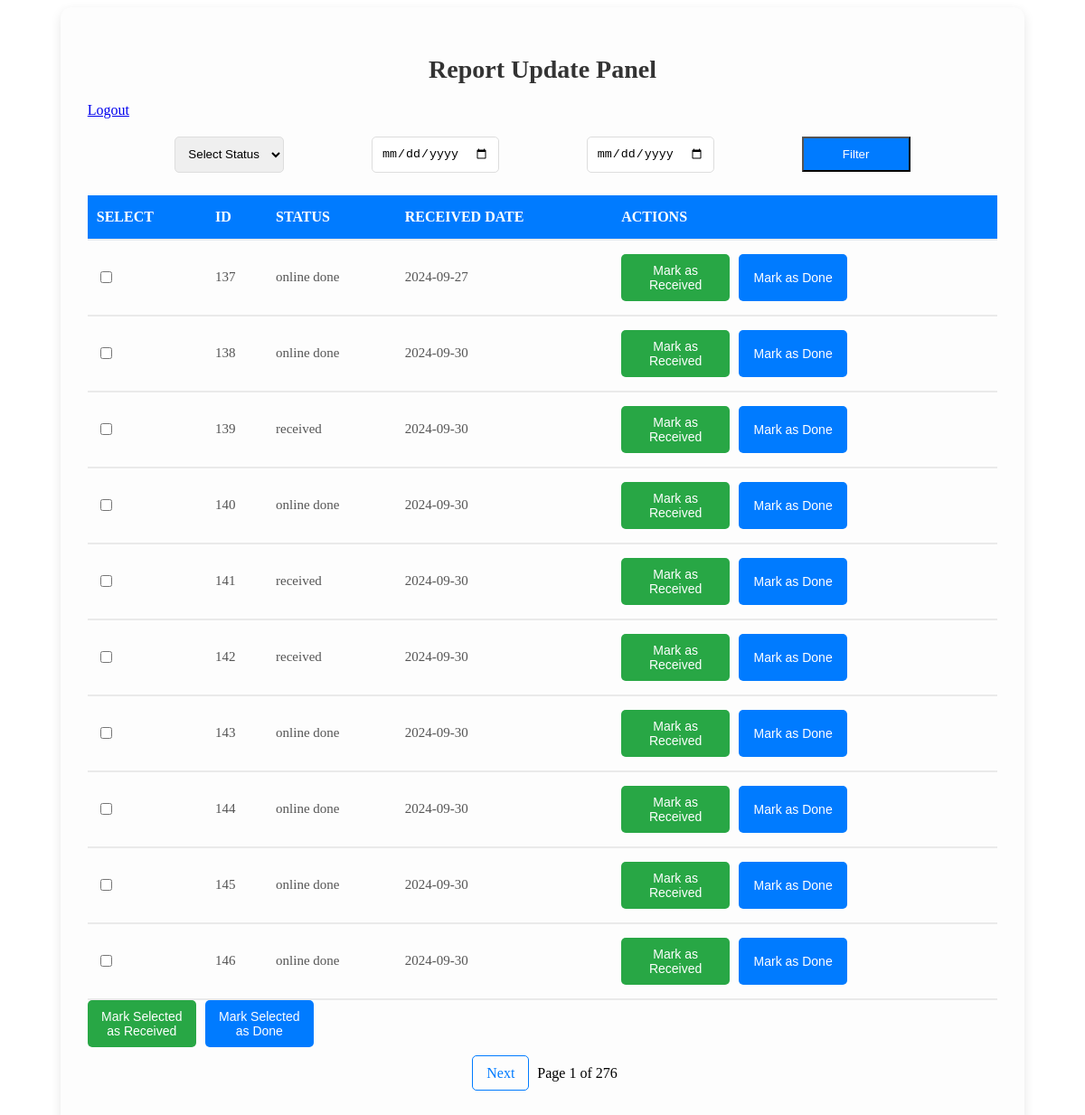
/update_report.php (signed in), run on the app's committed database.
### tables this page shows
CREATE TABLE `reports` (
  `id` int(11) NOT NULL,
  `reg_no` varchar(50) DEFAULT NULL,
  `passport_no` varchar(50) DEFAULT NULL,
  `timestamp` datetime DEFAULT NULL,
  `received_from_director_sir` date DEFAULT NULL,
  `status` enum('pending','received','online done') NOT NULL DEFAULT 'pending',
  `fit_status` enum('fit','unfit') DEFAULT NULL
);

### update_report.php (the view, shortened to what this page needs)
<?php
require 'db.php';
$statusFilter = isset($_GET['status']) ? $_GET['status'] : '';
$startDate = isset($_GET['start_date']) ? $_GET['start_date'] : '';
$endDate = isset($_GET['end_date']) ? $_GET['end_date'] : '';
$page = isset($_GET['page']) ? (int)$_GET['page'] : 1;
$limit = 10;
$offset = ($page - 1) * $limit;
$query = "SELECT * FROM reports WHERE 1=1";
$params = [];
$query .= " LIMIT $limit OFFSET $offset";
$stmt = $db->prepare($query);
$stmt->execute($params);
$reports = $stmt->fetchAll(PDO::FETCH_ASSOC);
$totalQuery = "SELECT COUNT(*) FROM reports WHERE 1=1";
$totalParams = [];
$totalStmt = $db->prepare($totalQuery);
$totalStmt->execute($totalParams);
$totalReports = $totalStmt->fetchColumn();
$totalPages = ceil($totalReports / $limit);
?>
<!DOCTYPE html>
<html lang="en">
<head>
</head>
<body>
<div class="container">
    <h2>Report Update Panel</h2>
 <a href="logout.php" class="logout-btn">Logout</a>
    <form class="filter-form" method="get">
        <select name="status">
            <option value="">Select Status</option>
        </select>
        <input type="date" name="start_date" value="<?php echo $startDate; ?>" placeholder="Start Date">
        <input type="date" name="end_date" value="<?php echo $endDate; ?>" placeholder="End Date">
       <span id="filter-btn"> <button type="submit">Filter</button></span>
    </form>
    <form method="post">
        <table>
            <thead>
                <tr>
                    <th>Select</th>
                    <th>ID</th>
                    <th>Status</th>
                    <th>Received Date</th>
                    <th>Actions</th>
                </tr>
            </thead>
            <tbody>
                <?php if ($reports): ?>
                    <?php foreach ($reports as $report): ?>
                        <tr>
                            <td><input type="checkbox" name="report_ids[]" value="<?php echo $report['id']; ?>"></td>
                            <td><?php echo $report['id']; ?></td>
                            <td><?php echo $report['status']; ?></td>
                            <td><?php echo $report['received_from_director_sir']; ?></td>
                            <td>
                            <div class="action-buttons">
                                <button  type="submit" name="mark_received_individual">Mark as Received</button>
                                <button type="submit" name="mark_done_individual">Mark as Done</button>
                    </div>
                            </td>
                        </tr>
                    <?php endforeach; ?>
                <?php else: ?>
                    <tr>
                        <td colspan="5" style="text-align:center;">No reports found.</td>
                    </tr>
                <?php endif; ?>
            </tbody>
        </table>
        <div class="action-buttons">
            <button type="submit" name="mark_received">Mark Selected as Received</button>
            <button type="submit" name="mark_done">Mark Selected as Done</button>
        </div>
    </form>
    <div class="pagination">
        <?php if ($page < $totalPages): ?>
            <a href="?page=<?php echo $page + 1; ?>&status=<?php echo $statusFilter; ?>&start_date=<?php echo $startDate; ?>&end_date=<?php echo $endDate; ?>">Next</a>
        <?php endif; ?>
        <span>Page <?php echo $page; ?> of <?php echo $totalPages; ?></span>
    </div>
</div>
</body>
</html>

### update_report.php (style rules this page uses)
.container { width: 85%; margin: 0 auto; padding: 30px; background-color: #fdfdfd; border-radius: 12px; box-shadow: 0 4px 12px rgba(0, 0, 0, 0.1); }
h2 { text-align: center; font-size: 28px; color: #333; margin-bottom: 20px; font-weight: bold; }
table { width: 100%; border-collapse: collapse; margin-top: 25px; }
th, td { padding: 15px 10px; text-align: left; border-bottom: 2px solid #eaeaea; }
th { background-color: #007bff; color: #fff; font-size: 16px; font-weight: 600; text-transform: uppercase; }
td { font-size: 15px; color: #555; vertical-align: middle; }
.action-buttons { display: flex; justify-content: flex-start; gap: 10px; flex-wrap: wrap; }
.action-buttons button { padding: 10px 15px; border: none; border-radius: 5px; font-size: 14px; font-weight: 500; cursor: pointer; transition: background-color 0.3s ease; }
.action-buttons button { background-color: #28a745; color: white; width: 120px; }
.action-buttons button:nth-child(2) { background-color: #007bff; }
.pagination { margin: 20px 0; text-align: center; }
.pagination a { padding: 10px 15px; margin: 0 5px; border: 1px solid #007bff; border-radius: 5px; color: #007bff; text-decoration: none; transition: background-color 0.3s ease; }
.filter-form { margin: 20px 0; display: flex; justify-content: space-evenly; }
.filter-form input, .filter-form select { padding: 10px; border: 1px solid #ddd; border-radius: 5px; }
#filter-btn button { background-color: #007bff; color: white; width: 120px; padding: 10px; cursor: pointer; }

### data on the page
reports: id "137", status "online done", received_from_director_sir "2024-09-27"
reports: id "138", status "online done", received_from_director_sir "2024-09-30"
reports: id "139", status "received", received_from_director_sir "2024-09-30"
reports: id "140", status "online done", received_from_director_sir "2024-09-30"
reports: id "141", status "received", received_from_director_sir "2024-09-30"
reports: id "142", status "received", received_from_director_sir "2024-09-30"
reports: id "143", status "online done", received_from_director_sir "2024-09-30"
reports: id "144", status "online done", received_from_director_sir "2024-09-30"
reports: id "145", status "online done", received_from_director_sir "2024-09-30"
reports: id "146", status "online done", received_from_director_sir "2024-09-30"

### other printed values
$page "1"
$totalPages "276"
